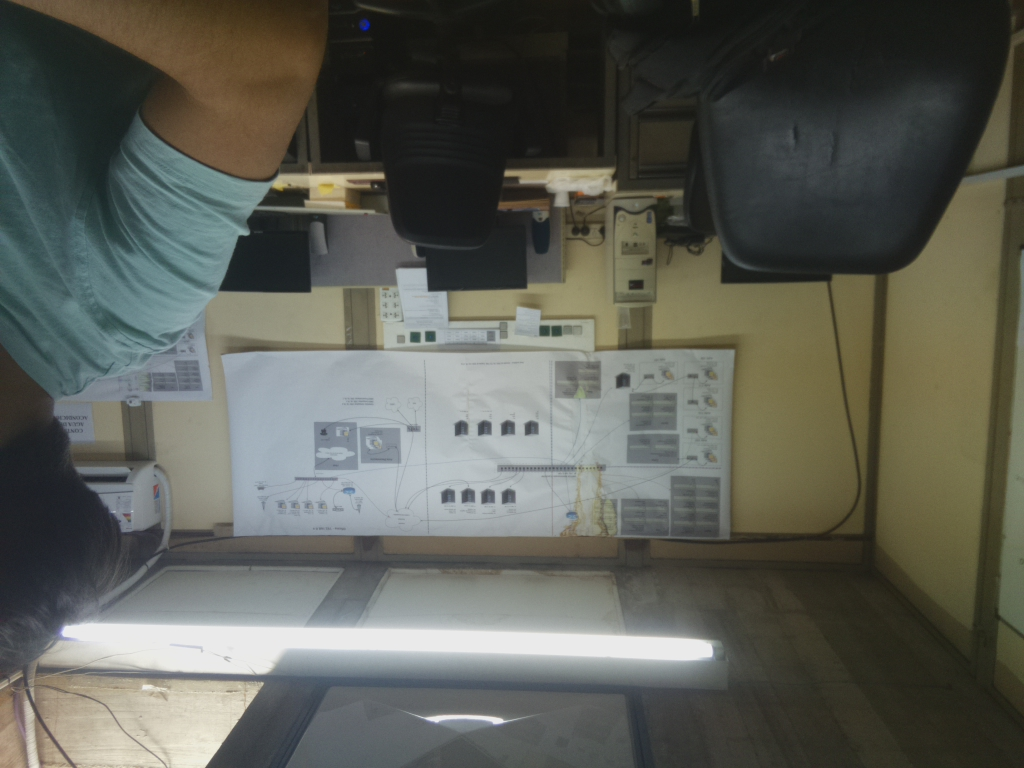
#> input picture openCV/stitching/1picam_CAM1.jpg, 1024 x 768 px, given in place of x-raw, format=(string)BGR ! appsink, which was not available
$ python pruebaCanny.py   (Python 2 division)
#> lines starting #> are read from the running program, lines starting #| are printed output that depends on the picture; pictures that were not available may be replaced by others from this repository, and a replacement may not be noted
#!/usr/bin/env python
# MIT License

import sys
import cv2
import numpy as np

def read_cam():
    # On versions of L4T previous to L4T 28.1, flip-method=2
    # Use the Jetson onboard camera
    cap = cv2.VideoCapture("nvcamerasrc ! video/x-raw(memory:NVMM), width=(int)1280, height=(int)720,format=(string)I420, framerate=(fraction)30/1 ! nvvidconv flip-method=0 ! video/x-raw, format=(string)BGRx ! videoconvert ! video/x-raw, format=(string)BGR ! appsink")
    if cap.isOpened():
        windowName = "CannyDemo"
        cv2.namedWindow(windowName, cv2.WINDOW_NORMAL)
        cv2.resizeWindow(windowName,1280,720)
        cv2.moveWindow(windowName,0,0)
        cv2.setWindowTitle(windowName,"Canny Edge Detection")
        showWindow=3  # Show all stages
        showHelp = True
        font = cv2.FONT_HERSHEY_PLAIN
        helpText="'Esc' Salir, '1' Camara, '2' Filtro Canny , '3' Todos. '4' Esconder ayuda"
        edgeThreshold=40
        showFullScreen = False
        while True:
            if cv2.getWindowProperty(windowName, 0) < 0: # Check to see if the user closed the window
                # This will fail if the user closed the window; Nasties get printed to the console
                break;
            ret_val, frame = cap.read();
#> frame is the input picture: shape (768, 1024, 3); mean B, G, R 85.8, 93.9, 92.1
            hsv=cv2.cvtColor(frame, cv2.COLOR_BGR2GRAY)
            blur=cv2.GaussianBlur(hsv,(7,7),1.5)
            edges=cv2.Canny(blur,0,edgeThreshold)
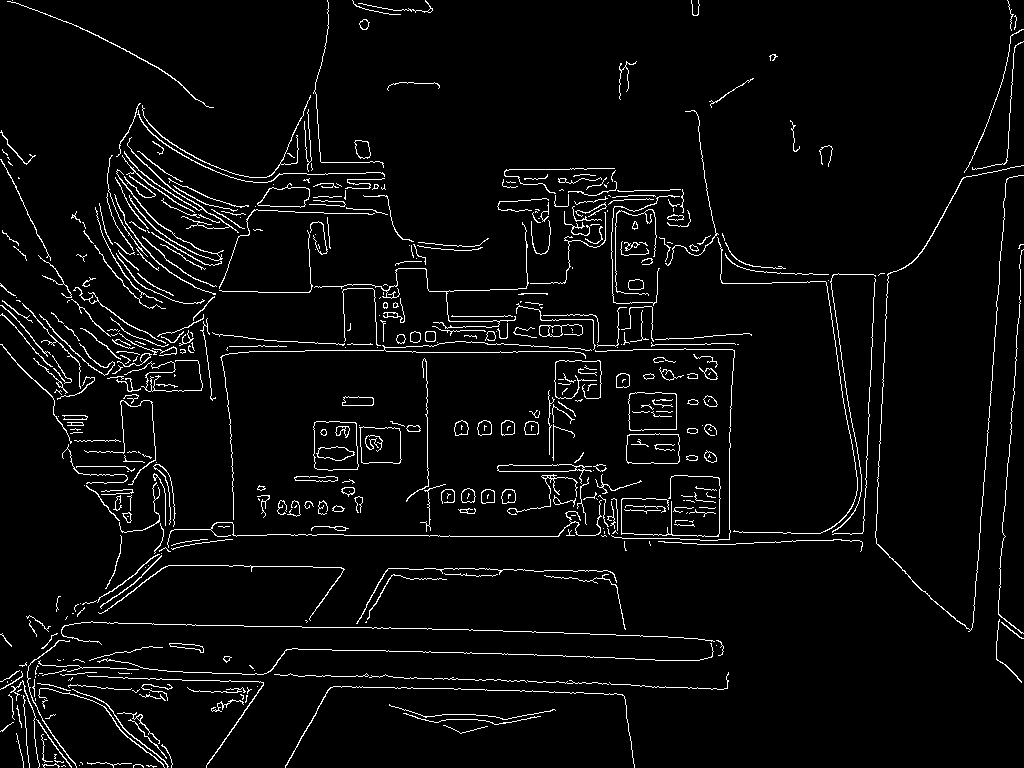
#> edges: shape (768, 1024); 4.2% white in thin lines or dots
            if showWindow == 3:  # Need to show the 4 stages
                # Composite the 2x2 window
                # Feed from the camera is RGB, the others gray
                # To composite, convert gray images to color.
                # All images must be of the same type to display in a window
                frameRs=cv2.resize(frame, (640,360))
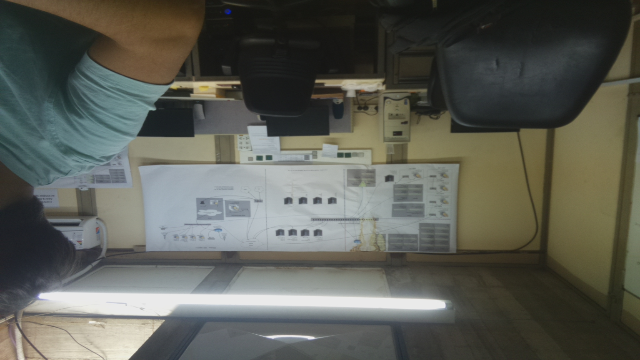
#> frameRs: shape (360, 640, 3); mean B, G, R 85.7, 93.7, 92
                hsvRs=cv2.resize(hsv,(640,360))
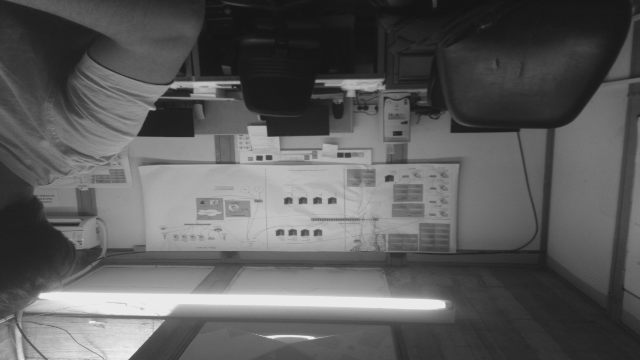
#> hsvRs: shape (360, 640); min 19, max 235, mean 92.3
                vidBuf = np.concatenate((frameRs, cv2.cvtColor(hsvRs,cv2.COLOR_GRAY2BGR)), axis=1)
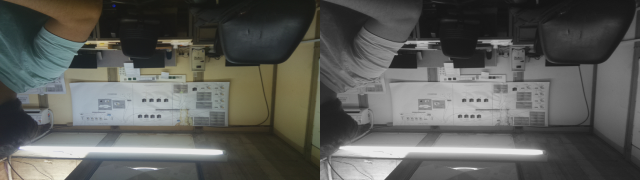
#> vidBuf: shape (360, 1280, 3) (shown at 1/2 size); mean B, G, R 89, 93, 92.1
                blurRs=cv2.resize(blur,(640,360))
                edgesRs=cv2.resize(edges,(640,360))
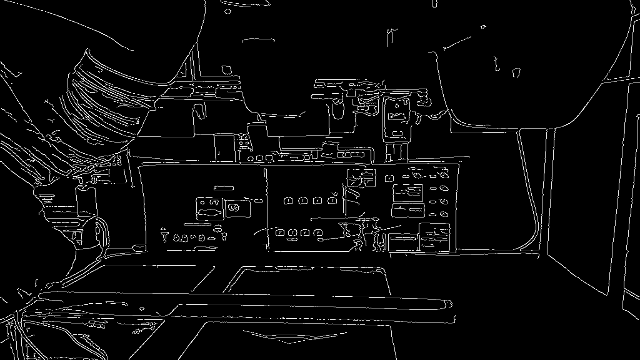
#> edgesRs: shape (360, 640); min 0, max 255, mean 10.7
                vidBuf1 = np.concatenate( (cv2.cvtColor(blurRs,cv2.COLOR_GRAY2BGR),cv2.cvtColor(edgesRs,cv2.COLOR_GRAY2BGR)), axis=1)
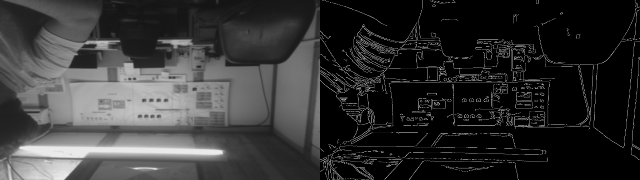
#> vidBuf1: shape (360, 1280, 3) (shown at 1/2 size); min 0, max 255, mean 51.5
                vidBuf = np.concatenate( (vidBuf, vidBuf1), axis=0)
#> vidBuf: shape (720, 1280, 3)

            if showWindow==1: # Show Camera Frame
                displayBuf = frame
            elif showWindow == 2: # Show Canny Edge Detection
                displayBuf = edges
            elif showWindow == 3: # Show All Stages
                displayBuf = vidBuf

            if showHelp == True:
                cv2.putText(displayBuf, helpText, (11,20), font, 1.0, (32,32,32), 4, cv2.LINE_AA)
                cv2.putText(displayBuf, helpText, (10,20), font, 1.0, (240,240,240), 1, cv2.LINE_AA)
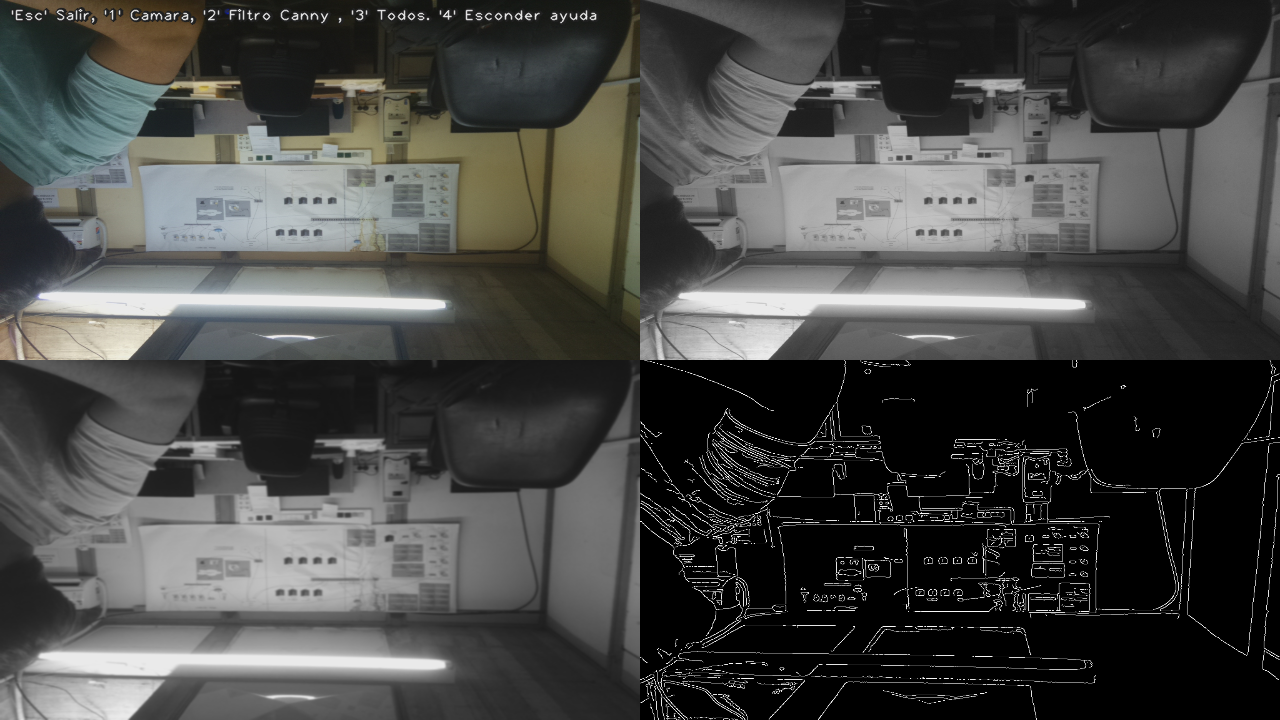
#> displayBuf: shape (720, 1280, 3); mean B, G, R 70.5, 72.5, 72
            cv2.imshow(windowName,displayBuf)
            key=cv2.waitKey(10)
#> (key Esc is pressed here)
            if key == 27: # Check for ESC key
                cv2.destroyAllWindows()
                break ;
            elif key==49: # 1 key, show frame
                cv2.setWindowTitle(windowName,"Camara")
                showWindow=1
            elif key==50: # 2 key, show Canny
                cv2.setWindowTitle(windowName,"Filtro Canny")
                showWindow=2
            elif key==51: # 3 key, show Stages
                cv2.setWindowTitle(windowName,"Camara, Escala de grises, Gaussian Blur, Canny")
                showWindow=3
            elif key==52: # 4 key, toggle help
                showHelp = not showHelp
            elif key==113: # Barra espaciadora lower canny edge threshold
                edgeThreshold=max(0,edgeThreshold-1)
                print 'Canny Edge Threshold Maximum: ',edgeThreshold
            elif key==32: # , raise canny edge threshold
                edgeThreshold=edgeThreshold+1
                print 'Canny Edge Threshold Maximum: ', edgeThreshold
            elif key==74: # Toggle fullscreen; This is the F3 key on this particular keyboard
                # Toggle full screen mode
                if showFullScreen == False :
                    cv2.setWindowProperty(windowName, cv2.WND_PROP_FULLSCREEN, cv2.WINDOW_FULLSCREEN)
                else:
                    cv2.setWindowProperty(windowName, cv2.WND_PROP_FULLSCREEN, cv2.WINDOW_NORMAL)
                showFullScreen = not showFullScreen

    else:
     print "camera open failed"


if __name__ == '__main__':
    read_cam()

$ run again, on openCV/stitching/1picam_CAM2.jpg
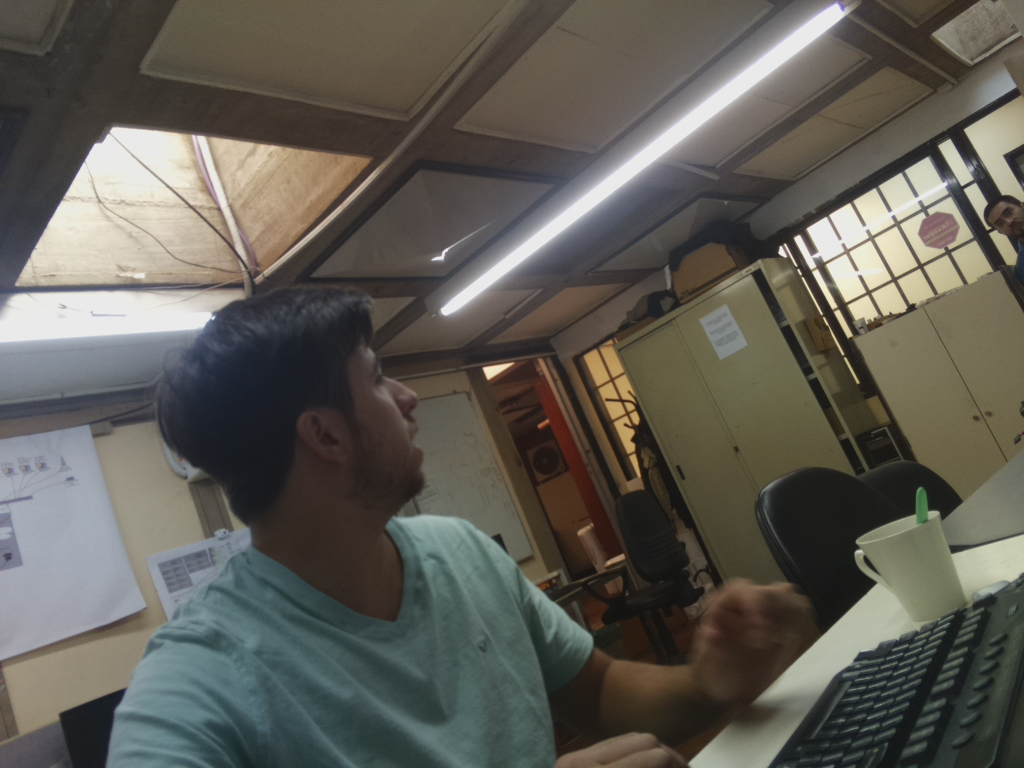
#> input picture openCV/stitching/1picam_CAM2.jpg, 1024 x 768 px, given in place of x-raw, format=(string)BGR ! appsink, which was not available
#> in read_cam, frame is the input picture: shape (768, 1024, 3); mean B, G, R 85.4, 93, 95.4
#> in read_cam, `edges=cv2.Canny(blur,0,edgeThreshold)`:
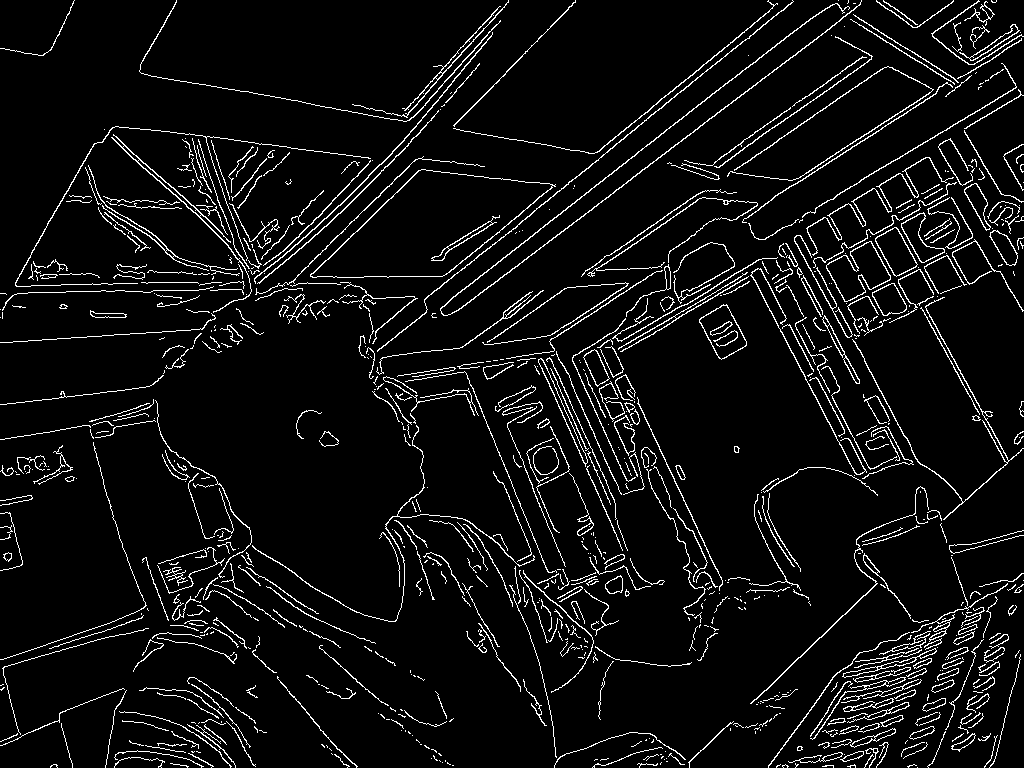
#> edges: shape (768, 1024); 6.2% white in thin lines or dots
#> in read_cam, `cv2.putText(displayBuf, helpText, (10,20), font, 1.0, (240,240,240), 1..`:
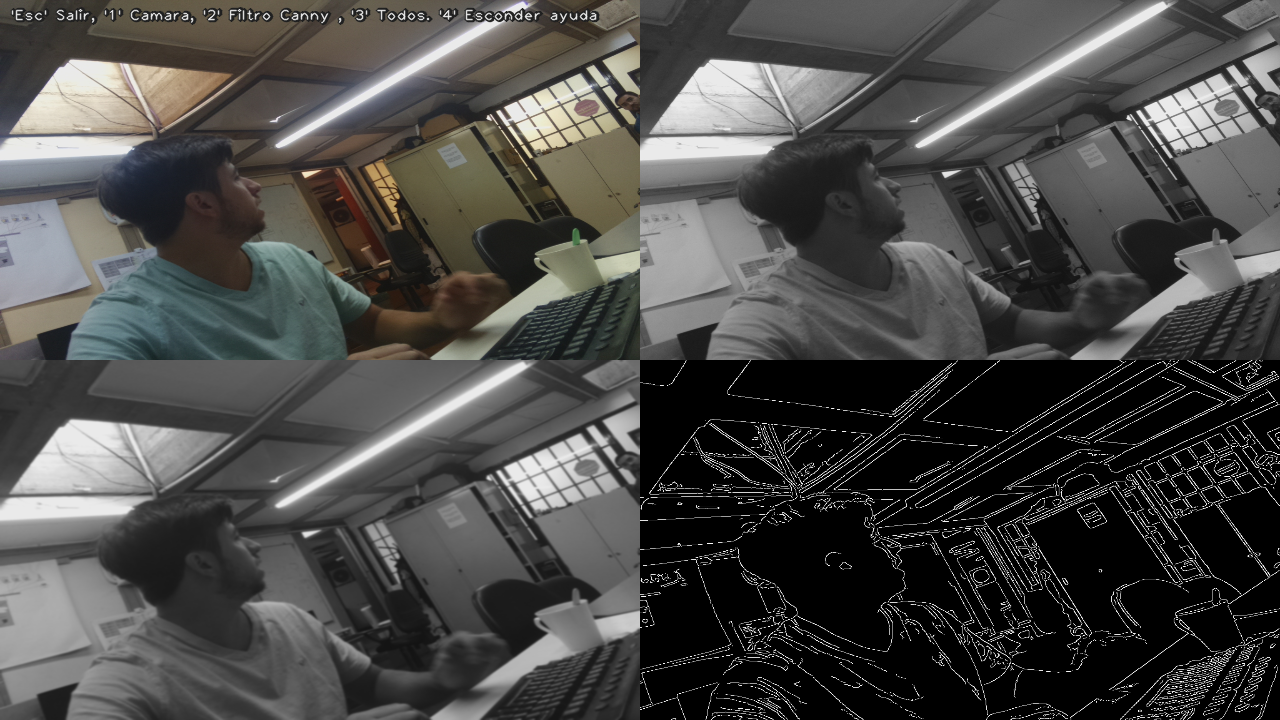
#> displayBuf: shape (720, 1280, 3); mean B, G, R 71.6, 73.5, 74

$ run again, on openCV/stitching/1picam_CAM3.jpg
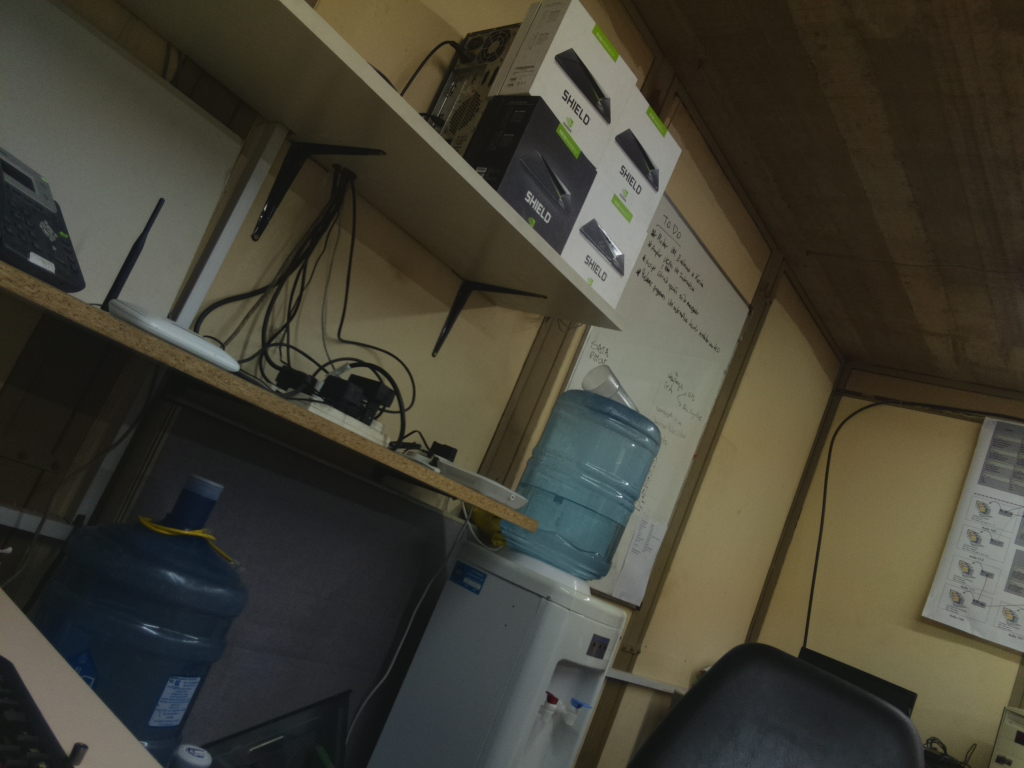
#> input picture openCV/stitching/1picam_CAM3.jpg, 1024 x 768 px, given in place of x-raw, format=(string)BGR ! appsink, which was not available
#> in read_cam, frame is the input picture: shape (768, 1024, 3); mean B, G, R 52.4, 63.8, 66.2
#> in read_cam, `edges=cv2.Canny(blur,0,edgeThreshold)`:
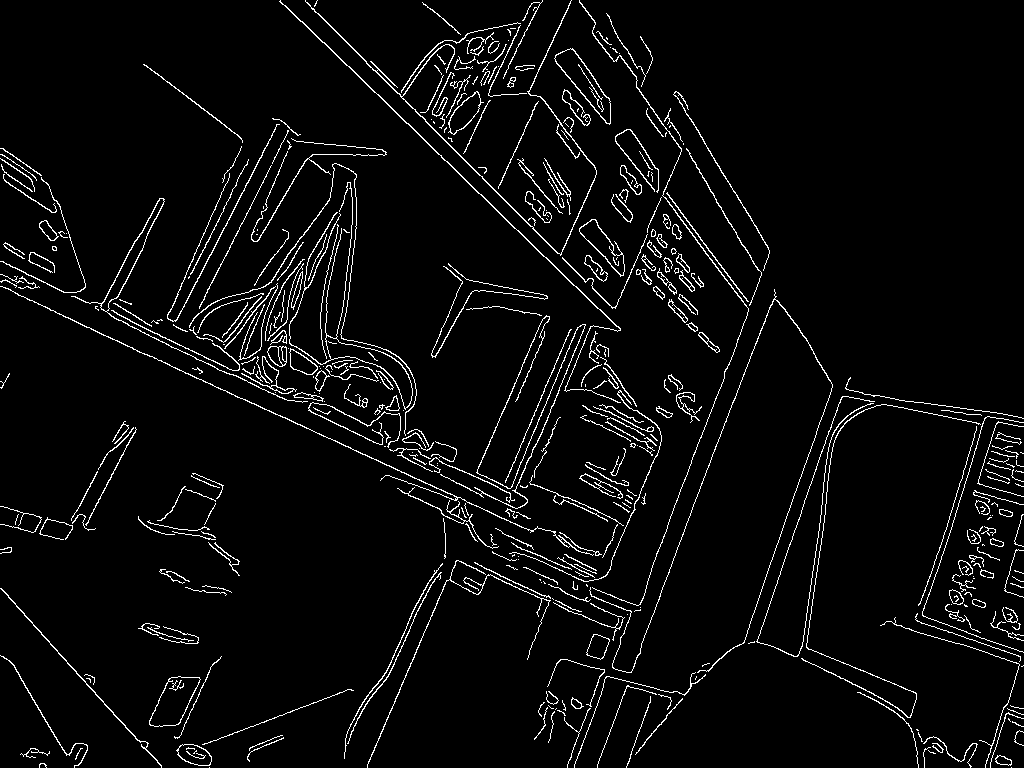
#> edges: shape (768, 1024); 4.3% white in thin lines or dots
#> in read_cam, `cv2.putText(displayBuf, helpText, (10,20), font, 1.0, (240,240,240), 1..`:
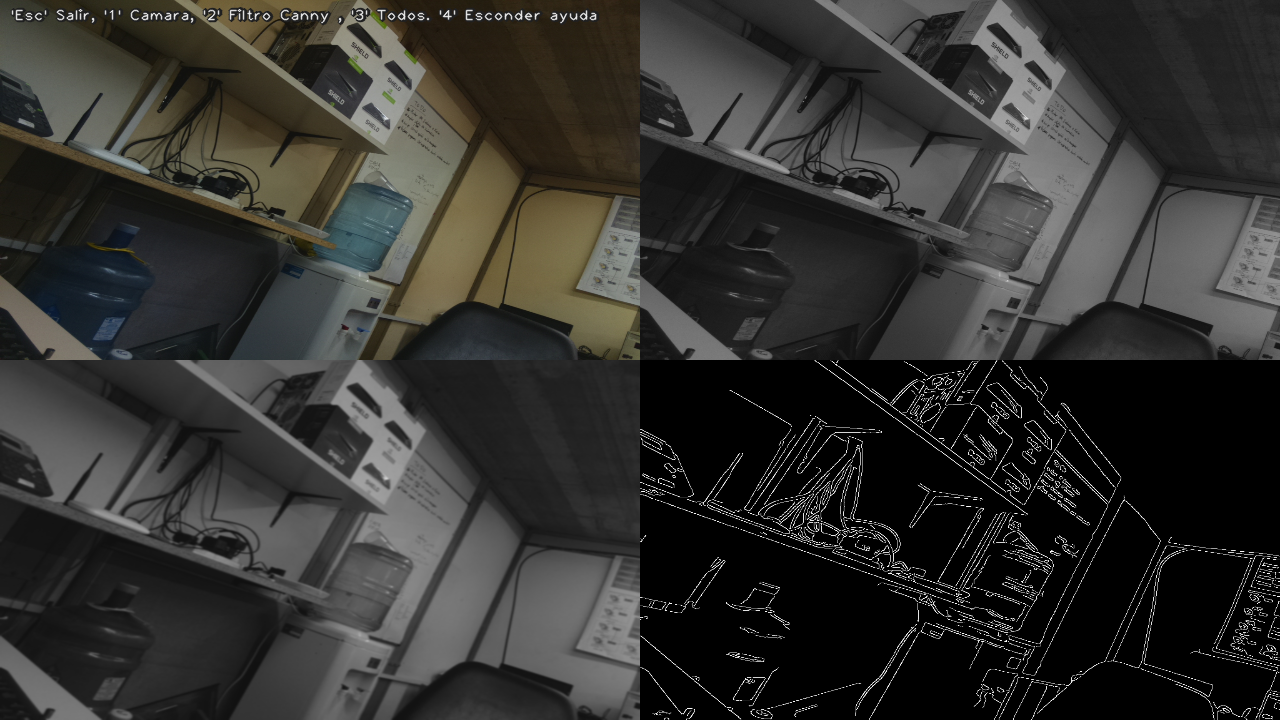
#> displayBuf: shape (720, 1280, 3); mean B, G, R 47.6, 50.3, 50.9
